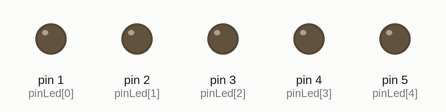
A sketch run on a simulated Arduino Uno, built with avr-gcc and run on an emulated ATmega328P. Shown: output pins drawn as LEDs (lit = HIGH).

Above: at 0.4 s.
At 2.2 s:
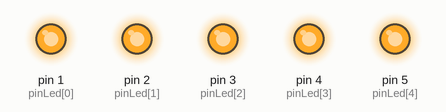
Timing chart, 0 to 3.0 s (numbered marks = the images above):
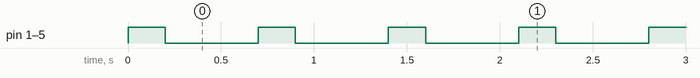

The sketch:

aula_391.ino
```cpp
int pinLed[5] = {1,2,3,4,5};


void setup()
{
  for (int i = 0; i < 5; i++)
  {
  pinMode(pinLed[i], OUTPUT);
  }
}

void loop()
{
  for (int i = 0; i < 5; i++)
  {
    digitalWrite(pinLed[i], HIGH);
  }
  delay(200);
  for (int i = 0; i < 5; i++)
  {
    digitalWrite(pinLed[i], LOW);
  }
  delay(500);
}
```

Measured:
- by itself, pin 1 (pinLed[0]), pin 2 (pinLed[1]), pin 3 (pinLed[2]), pin 4 (pinLed[3]), pin 5 (pinLed[4]): alternates HIGH for 0.20 s and LOW for 0.50 s
